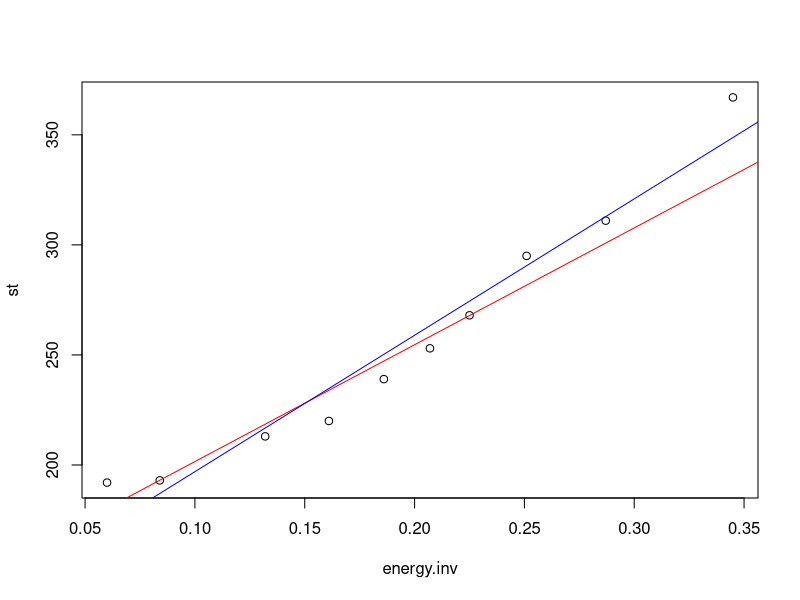

Write R code to recreate this figure.
energy = c(
2.899,
3.484 ,
3.984 ,
4.444 ,
4.831 ,
5.376 ,
6.211 ,
7.576 ,
11.905 ,
16.667 
)

st = c(
   367 ,
   311 ,
   295 ,
   268 ,
   253 ,
   239 ,
   220 ,
   213 ,
   193 ,
   192
)

sd = c(
   17,
   9,
   9,
   7,
   7,
   6,
   6,
   6,
   5,
   5
)

energy.inv = 1/energy
var = sd^2
w = 1 / var

df = data.frame(energy.inv, st)

l.heter = lm(formula = st ~ energy.inv, weights = w, data = df)
l.homo = lm(formula = st ~ energy.inv, data = df)


plot(energy.inv,st)
abline(l.heter$coefficients[1], l.heter$coefficients[2], col = "red")
abline(l.homo$coefficients[1], l.homo$coefficients[2], col = "blue")
